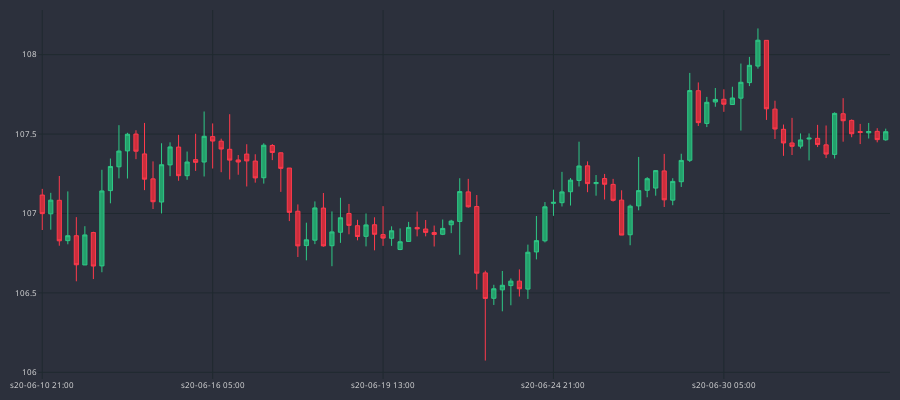

The notebook cell this image was saved under:
### Code cell
fig = go.Figure()
fig.add_trace(go.Candlestick(
    x=df_plot.sTime,
    open=df_plot.mid_o,
    high=df_plot.mid_h,
    low=df_plot.mid_l,
    close=df_plot.mid_c,
    line=dict(width=1), opacity=1,
    increasing_fillcolor='#24A06B',
    decreasing_fillcolor='#CC2E3C',
    increasing_line_color='#2EC886',
    decreasing_line_color='#FF3A4C'
))



fig.update_xaxes(
    gridcolor="#1f292f",
    rangeslider=dict(visible=False),
    nticks=5
)

fig.update_yaxes(
    gridcolor="#1f292f"
)



fig.update_layout(
    width=900,
    height=400,
    margin=dict(l=10,r=10,b=10,t=10),
    paper_bgcolor="#2c303c",
    plot_bgcolor="#2c303c",
    font=dict(size=8, color="#e1e1e1")
    
)

fig.show()
